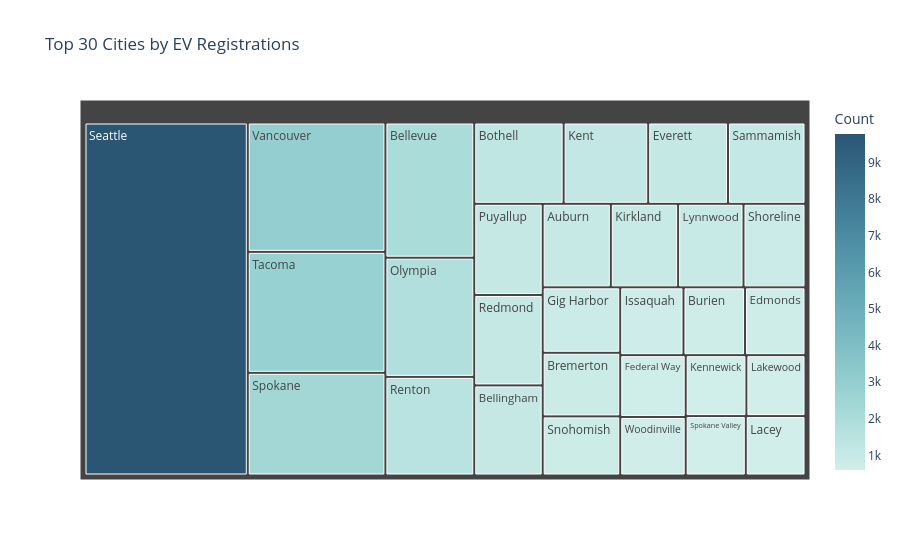

Source (notebook cell):
### Code cell
viz.plot_top_cities_treemap(df)

### Figure 1 — Plotly figure (JSON) as saved in the notebook; plotly's stock layout.template omitted (floating-point values rounded to 4 significant figures)
{"data": [{"branchvalues": "total", "customdata": [[966], [2039], [1046], [1233], [837], [708], [696], [1101], [687], [861], [728], [628], [1167], [954], [602], [611], [927], [1797], [1059], [1050], [1487], [1069], [9782], [879], [778], [2398], [606], [2825], [3022], [650]], "domain": {"x": [0, 1], "y": [0, 1]}, "hovertemplate": "labels=%{label}<br>Count_sum=%{value}<br>parent=%{parent}<br>id=%{id}<br>Count=%{color}<extra></extra>", "ids": ["Auburn", "Bellevue", "Bellingham", "Bothell", "Bremerton", "Burien", "Edmonds", "Everett", "Federal Way", "Gig Harbor", "Issaquah", "Kennewick", "Kent", "Kirkland", "Lacey", "Lakewood", "Lynnwood", "Olympia", "Puyallup", "Redmond", "Renton", "Sammamish", "Seattle", "Shoreline", "Snohomish", "Spokane", "Spokane Valley", "Tacoma", "Vancouver", "Woodinville"], "labels": ["Auburn", "Bellevue", "Bellingham", "Bothell", "Bremerton", "Burien", "Edmonds", "Everett", "Federal Way", "Gig Harbor", "Issaquah", "Kennewick", "Kent", "Kirkland", "Lacey", "Lakewood", "Lynnwood", "Olympia", "Puyallup", "Redmond", "Renton", "Sammamish", "Seattle", "Shoreline", "Snohomish", "Spokane", "Spokane Valley", "Tacoma", "Vancouver", "Woodinville"], "marker": {"coloraxis": "coloraxis", "colors": [966, 2039, 1046, 1233, 837, 708, 696, 1101, 687, 861, 728, 628, 1167, 954, 602, 611, 927, 1797, 1059, 1050, 1487, 1069, 9782, 879, 778, 2398, 606, 2825, 3022, 650]}, "name": "", "parents": ["", "", "", "", "", "", "", "", "", "", "", "", "", "", "", "", "", "", "", "", "", "", "", "", "", "", "", "", "", ""], "type": "treemap", "values": [966, 2039, 1046, 1233, 837, 708, 696, 1101, 687, 861, 728, 628, 1167, 954, 602, 611, 927, 1797, 1059, 1050, 1487, 1069, 9782, 879, 778, 2398, 606, 2825, 3022, 650]}], "layout": {"coloraxis": {"colorbar": {"title": {"text": "Count"}}, "colorscale": [[0, "rgb(209, 238, 234)"], [0.1667, "rgb(168, 219, 217)"], [0.3333, "rgb(133, 196, 201)"], [0.5, "rgb(104, 171, 184)"], [0.6667, "rgb(79, 144, 166)"], [0.8333, "rgb(59, 115, 143)"], [1, "rgb(42, 86, 116)"]]}, "legend": {"tracegroupgap": 0}, "title": {"text": "Top 30 Cities by EV Registrations"}}}
